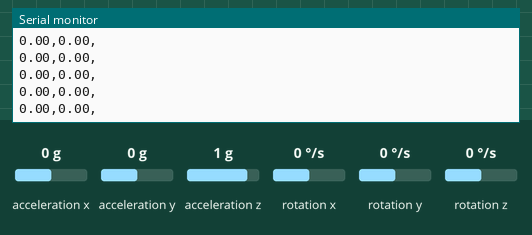
Recording of a program running on a simulated ESP8266 (NodeMCU). Parts: the last lines printed to the serial monitor. Wiring (inferred from the names in the program): MPU-6050 motion sensor at I2C address 0x68. The inputs (shaded band) are chosen by the test bench; at power-on: acceleration x 0 g, acceleration y 0 g, acceleration z 1 g, rotation x 0 °/s, rotation y 0 °/s, rotation z 0 °/s.

Above: at 1.2 s.
1.3 s: acceleration x set to -1.4 g
At 2.4 s:
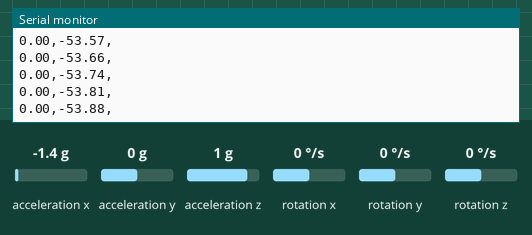
2.8 s: acceleration y set to -1.4 g
At 3.9 s:
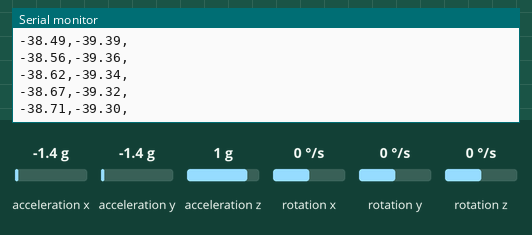
4.3 s: acceleration z set to -1.4 g
At 5.3 s:
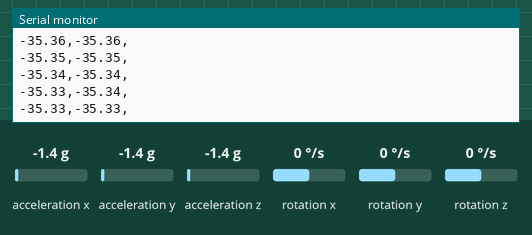
5.8 s: rotation x set to -192 °/s
At 6.9 s:
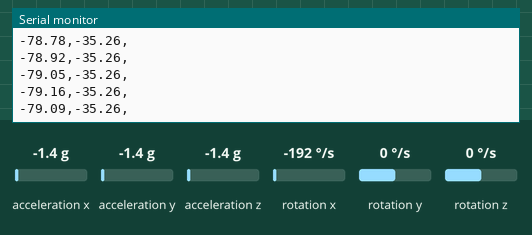
7.3 s: rotation x set to 192 °/s
At 8.2 s:
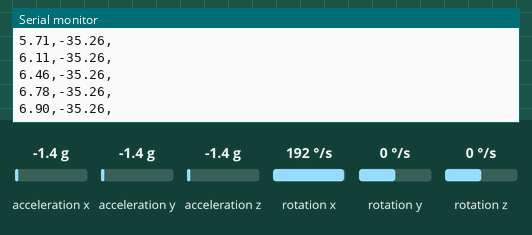
Timing chart, 0 to 10.3 s (numbered marks = the images above; inputs shaded):
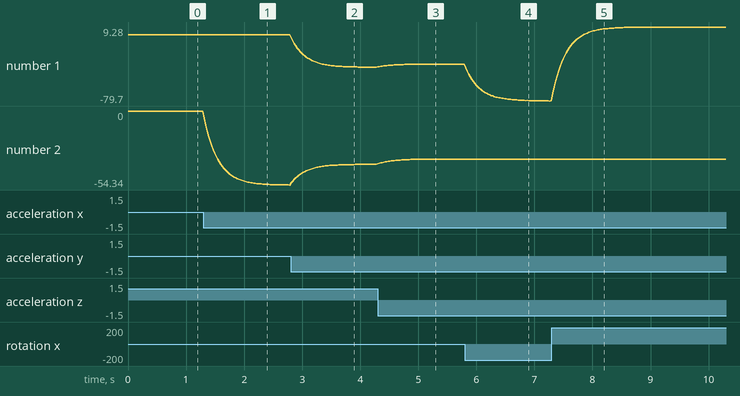

Measured:
- after the input at 1.3 s, the serial monitor: prints a new line at once (image 1)
- after the input at 2.8 s, the serial monitor: prints a new line at once (image 2)
- plotted number 1: 0 → -39.05 after the input at 2.8 s
- plotted number 2: 0 → -54.34 after the input at 1.3 s, -54.34 → -39.17 after the input at 2.8 s

The program:

main.cpp
```cpp
#include <Arduino.h>
#include "main.h"
#include <Wire.h>

#include <GyroModule.h>

Robot::ModuleStack m_ModuleStack;
void PushModule(Robot::Module *module) {m_ModuleStack.PushModule(module);}

void setup()
{
  Serial.begin(9600);
  Wire.setClock(400000);
  Wire.begin();
  PushModule(new Robot::Gyro());
}

void loop()
{


for (auto module : m_ModuleStack){
  module->OnUpdate();
  module->OnFixedUpdate();
}


delay(24);
}
```

Gyroscope.cpp
```cpp
#include "Gyroscope.h"

namespace Robot
{


    void Gyroscope::Begin()
    {
        writeGyroscope(MPU6050_SMPLRT_DIV, 0x00);
        writeGyroscope(MPU6050_CONFIG, 0x00);
        writeGyroscope(MPU6050_GYRO_CONFIG, 0x08);
        writeGyroscope(MPU6050_ACCEL_CONFIG, 0x00);
        writeGyroscope(MPU6050_PWR_MGMT_1, 0x01);
        this->Update();
        m_AngleGyroX = 0;
        m_AngleGyroY = 0;
        m_AngleX = this->GetAccX();
        m_AngleY = this->GetAccY();
        m_Time = millis();
    };

    void Gyroscope::writeGyroscope(byte reg, byte data)
    {
        Wire.beginTransmission(MPU6050_ADDR);
        Wire.write(reg);
        Wire.write(data);
        Wire.endTransmission();
    }

    byte Gyroscope::readGyroscope(byte reg)
    {
        Wire.beginTransmission(MPU6050_ADDR);
        Wire.write(reg);
        Wire.endTransmission(true);
        Wire.requestFrom(MPU6050_ADDR, 1);
        byte data = Wire.read();
        return data;
    }


    void Gyroscope::Update(){

Wire.beginTransmission(MPU6050_ADDR);
        Wire.write(0x3B);
        Wire.endTransmission(false);
        Wire.requestFrom((int)MPU6050_ADDR, 14);

        m_RawAccX = Wire.read() << 8 | Wire.read();
        m_RawAccY = Wire.read() << 8 | Wire.read();
        m_RawAccZ = Wire.read() << 8 | Wire.read();
        m_RawTemperature = Wire.read() << 8 | Wire.read();
        m_RawGyroX = Wire.read() << 8 | Wire.read();
        m_RawGyroY = Wire.read() << 8 | Wire.read();
        m_RawGyroZ = Wire.read() << 8 | Wire.read();

        m_Temperature = (m_RawTemperature + 12412.0) / 340.0;

        float accX = ((float)m_RawAccX) / 16384.0;
        float accY = ((float)m_RawAccY) / 16384.0;
        float accZ = ((float)m_RawAccZ) / 16384.0;

        m_AngleAccX = atan2(accY, sqrt(accZ * accZ + accX * accX)) * 180 / PI;
        m_AngleAccY = atan2(accX, sqrt(accZ * accZ + accY * accY)) * 180 / PI;

        float gyroX = ((float)m_RawGyroX) / 65.5;
        float gyroY = ((float)m_RawGyroY) / 65.5;
        float gyroZ = ((float)m_RawGyroZ) / 65.5;


        //TODO
        //gyroX -= gyroXoffset;
        //gyroY -= gyroYoffset;
        //gyroZ -= gyroZoffset;

        m_DeltaTime = (millis() - m_Time) * 0.001;

        m_AngleGyroX += gyroX * m_DeltaTime;
        m_AngleGyroY += gyroY * m_DeltaTime;
        m_AngleGyroZ += gyroZ * m_DeltaTime;

        m_AngleX = (GyroCoef * (m_AngleX + gyroX * m_DeltaTime)) + (AccCoef * m_AngleAccX);
        m_AngleY = (GyroCoef * (m_AngleY + gyroY * m_DeltaTime)) + (AccCoef * m_AngleAccY);
        m_AngleZ = m_AngleGyroZ* m_DeltaTime;

        m_Time = millis();


    };

}
```

Gyroscope.h
```cpp
#pragma once
#include <Arduino.h>
#include <Wire.h>

namespace Robot
{

#define MPU6050_ADDR 0x68
#define MPU6050_SMPLRT_DIV 0x19
#define MPU6050_CONFIG 0x1a
#define MPU6050_GYRO_CONFIG 0x1b
#define MPU6050_ACCEL_CONFIG 0x1c
#define MPU6050_WHO_AM_I 0x75
#define MPU6050_PWR_MGMT_1 0x6b
#define MPU6050_TEMP_H 0x41
#define MPU6050_TEMP_L 0x42

    class Gyroscope
    {
    public:
        void Update();
        void Begin();

        void SetCoeficient(int coef){GyroCoef = coef;}

        float GetAccX() { return m_AngleAccX; };
        float GetAccY() { return m_AngleAccY; };
        float GetAccZ() { return m_AngleAccZ; };

        float GetGyroX() { return m_AngleGyroX; };
        float GetGyroY() { return m_AngleGyroY; };
        float GetGyroZ() { return m_AngleGyroZ; };


        float GetPITCH() { return m_AngleY; };
        float GetROLL() { return m_AngleX; };
        float GetYAW() { return m_AngleZ; };

        float GetAngleX() { return m_AngleX; };
        float GetAngleY() { return m_AngleY; };
        float GetAngleZ() { return m_AngleZ; };

        float GetTemperature() { return m_AngleZ; };

    private:
        void writeGyroscope(byte reg, byte data);
        byte readGyroscope(byte reg);

    private:
        int16_t m_RawAccX, m_RawAccY, m_RawAccZ;
        int16_t m_RawGyroX, m_RawGyroY, m_RawGyroZ;
        int16_t m_RawTemperature;

        float m_Temperature;
        float m_AngleAccX, m_AngleAccY, m_AngleAccZ;
        float m_AngleGyroX, m_AngleGyroY, m_AngleGyroZ;

        float m_AngleX, m_AngleY, m_AngleZ;

        float m_Time;
        float m_DeltaTime;

        float GyroCoef  = 0.9;
        float AccCoef  = 1.0 - GyroCoef;
    };
}
```

Module.cpp
```cpp
#include "Module.h"

namespace Robot
{

    Module::Module()
    {
    }

}
```

Module.h
```cpp
#pragma once

namespace Robot
{


    class Module
    {
    public:
        Module();
        virtual ~Module() = default;

        virtual void OnAttach() {}
        virtual void OnDetach() {}
        virtual void OnUpdate() {}
        virtual void OnFixedUpdate() {}
    };


    \

}
```

ModuleStack.cpp
```cpp
#include "ModuleStack.h"

namespace Robot {
	ModuleStack::ModuleStack()
	{
	}

	ModuleStack::~ModuleStack()
	{
		for (Module* module : m_Modules)
			delete module;
	}

	void ModuleStack::PushModule(Module* module)
	{
		m_Modules.emplace(m_Modules.begin() + m_ModuleInsertIndex, module);
		m_ModuleInsertIndex++;
		module->OnAttach();
	}


}
```

ModuleStack.h
```cpp
#pragma once
#include "Module.h"
#include <vector>

namespace Robot
{

    class ModuleStack : public Module
    {
    public:
        ModuleStack();
        ~ModuleStack();

        void PushModule(Module *module);
        std::vector<Module *>::iterator begin() { return m_Modules.begin(); }
        std::vector<Module *>::iterator end() { return m_Modules.end(); }

    private:
        std::vector<Module *> m_Modules;
        unsigned int m_ModuleInsertIndex = 0;
    };

}
```

GyroModule.h
```cpp
#pragma once
#include "main.h"
#include "Core/Module/Module.h"
#include "Core/Gyroscope.h"

namespace Robot
{

    class Gyro : public Module
    {
    public:
        Gyro(){};
        ~Gyro() {};
        void OnAttach() override {
            m_Gyro.Begin();
        };
        void OnDetach() override {};


        void OnUpdate() override
        {
            m_Gyro.Update();
            Serial.print(m_Gyro.GetAngleX());
            Serial.print(",");
            Serial.print(m_Gyro.GetAngleY());
            Serial.print(",");
            Serial.println();
        }
        void OnFixedUpdate() override {}

    private:
        Robot::Gyroscope m_Gyro;
    };


}
```

main.h
```cpp
#include "Core/Gyroscope.h"
#include "Core/Module/Module.h"
#include "Core/Module/ModuleStack.h"
```
